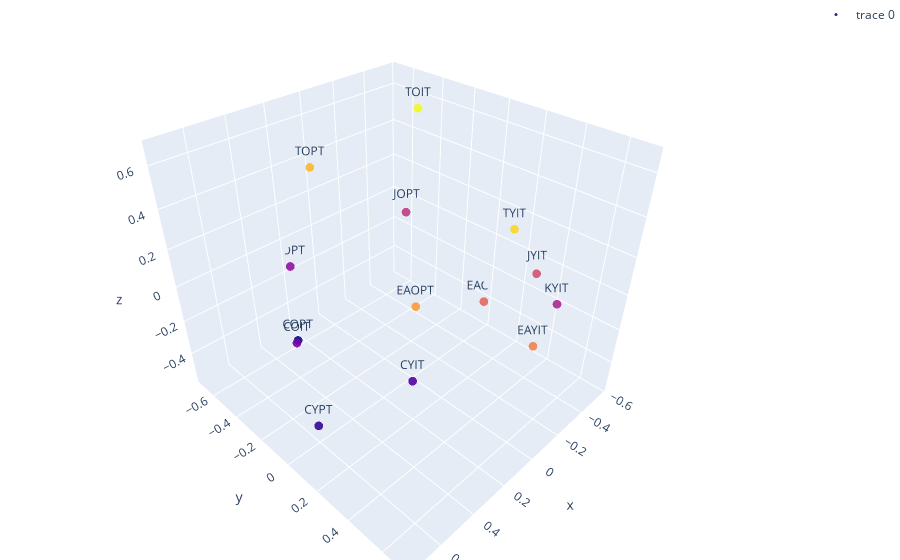

Source (notebook cell):
### Code cell
import plotly.graph_objects as go
import numpy as np

# Helix equation
t = np.linspace(0, 20, 100)
x, y, z = np.cos(t), np.sin(t), t

fig = go.Figure(data=[go.Scatter3d(
    x=df['d1'], 
    y=df['d2'], 
    z=df['d3'],
    mode='markers+text',
    text = df['name'],
    marker=dict(
        size=3,
        color = [ i for i in range(14)],
        opacity=0.9
    )
)])
fig.update_traces(textposition='top center')
fig.update_layout(margin=dict(l=0, r=0, b=0, t=0), showlegend = True)
fig.show()

### Figure 1 — Plotly figure (JSON) as saved in the notebook; plotly's stock layout.template omitted (floating-point values rounded to 4 significant figures)
{"data": [{"marker": {"color": [0, 1, 2, 3, 4, 5, 6, 7, 8, 9, 10, 11, 12, 13], "opacity": 0.9, "size": 3}, "mode": "markers+text", "text": ["COPT", "CYPT", "CYIT", "COIT", "KOPT", "KYIT", "JOPT", "JYIT", "EAOIT", "EAYIT", "EAOPT", "TOPT", "TYIT", "TOIT"], "textposition": "top center", "type": "scatter3d", "x": [0.545, 0.74, 0.427, 0.642, 0.187, -0.072, -0.389, -0.313, -0.568, -0.361, -0.402, 0.095, -0.224, -0.306], "y": [-0.167, 0.2, 0.41, -0.032, -0.695, 0.696, -0.431, 0.442, -0.012, 0.449, -0.362, -0.582, 0.362, -0.278], "z": [-0.114, -0.217, -0.045, 0.012, -0.151, 0.216, 0.043, 0.116, -0.415, -0.325, -0.549, 0.413, 0.345, 0.671]}], "layout": {"margin": {"b": 0, "l": 0, "r": 0, "t": 0}, "showlegend": true}}
